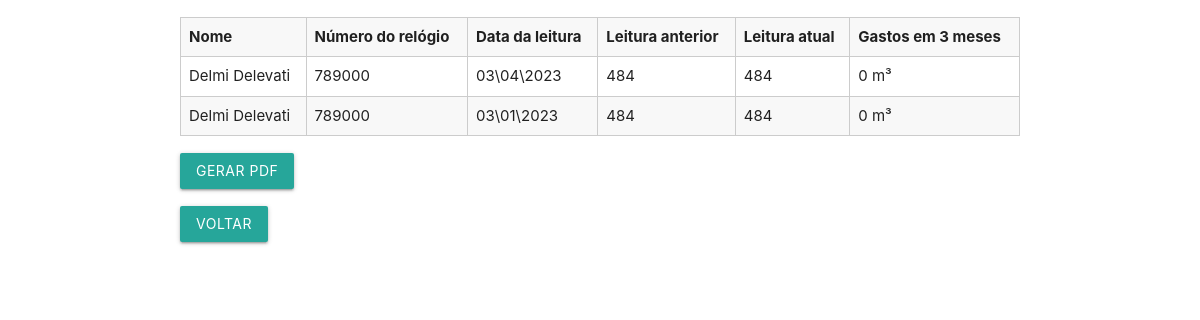
The app's page /View/historico_leitura.php?id=3 (signed in) with its own data.
### tables this page shows
CREATE TABLE `usuario` (
  `id` int(11) NOT NULL,
  `nome` varchar(100) NOT NULL,
  `cpf` varchar(14) NOT NULL,
  `datanasc` date NOT NULL,
  `email` varchar(30) NOT NULL,
  `telefone` varchar(12) NOT NULL,
  `senha` varchar(200) NOT NULL,
  `status` char(1) NOT NULL,
  `admin` char(1) NOT NULL
);

CREATE TABLE `medidor` (
  `id` int(11) NOT NULL,
  `numserie` int(11) NOT NULL,
  `marca` varchar(50) NOT NULL,
  `datainicio` date NOT NULL,
  `dataprevistatroca` date NOT NULL,
  `idusuario` int(11) NOT NULL
);

CREATE TABLE `leitura` (
  `id` int(11) NOT NULL,
  `dataleitura` date NOT NULL,
  `leituraanterior` decimal(6,1) NOT NULL,
  `leituraatual` decimal(6,1) NOT NULL,
  `idmedidor` int(11) NOT NULL
);

### View/historico_leitura.php (the view, shortened to what this page needs)
<?php
include("../Controller/config.php");
?>
<!DOCTYPE html>
<html lang="pt-BR">
<head>
    <link rel="stylesheet" href="../css/materialize.css">
    <link rel="stylesheet" href="../css/style.css">
</head>
<body>
<div class="container">
<table class="striped bordered" id="tab">
    <tbody>
        <tr>
            <th>Nome</th>
            <th>Número do relógio</th>
            <th>Data da leitura</th>
            <th>Leitura anterior</th>
            <th>Leitura atual</th>
            <th>Gastos em 3 meses</th>
        </tr>
        <?php
            $id = $_GET['id'];
            $result = mysqli_query($mysqli, "SELECT u.id, u.nome, l.dataleitura, l.leituraanterior, l.leituraatual, m.numserie
            FROM usuario u JOIN medidor m ON u.id = m.idusuario JOIN leitura l ON m.id = l.idmedidor
            WHERE u.id = $id ORDER BY l.id DESC");
            while ($dados_leitura = mysqli_fetch_array($result)) {
                echo "<tr>";
                echo "<td>" . $dados_leitura['nome'] . "</td>";
                echo "<td>" . $dados_leitura['numserie'] . "</td>";
                $dataInvertida = $dados_leitura['dataleitura'];
                $dataObj = new DateTime($dataInvertida);
                $dataFormatada = $dataObj->format('d\\\m\\\Y');
                echo "<td>" . $dataFormatada . "</td>";
                echo "<td>" . round ($dados_leitura['leituraanterior']) . "</td>";
                echo "<td>" . round($dados_leitura['leituraatual']) . "</td>";
                $res = $dados_leitura['leituraatual']  - $dados_leitura['leituraanterior'];
                echo "<td>" . $res . " m³". "</td>";
                echo "</tr>";
            }
 ?>
    </tbody>
    </table>
    <div class="hist">
        <a href="gerar_pdf.php?id=<?php echo $id; ?>" class="waves-effect waves-light btn green-button" id="butto">Gerar PDF</a>
    </div>
    <div class="sair">
    <a href="leitura.php" class='waves-effect waves-light btn'>Voltar</a>
    </div>
</div>
</body>
</html>

### css/style.css (style rules this page uses)
.bordered { border: 1px solid #ccc; border-collapse: collapse; }
.bordered th, .bordered td { border: 1px solid #ccc; padding: 8px; }
.hist { margin-top: 2%; }
.sair { margin-top: 2%; }
#tab { margin-top: 2%; }

### records on screen
usuario: nome "Delmi Delevati", medidor.numserie "789000", leitura.dataleitura "03\\04\\2023", leitura.leituraanterior "484", leitura.leituraatual "484", leitura.leituraatual+leituraanterior "0", leitura.dataleitura "03\\01\\2023"
